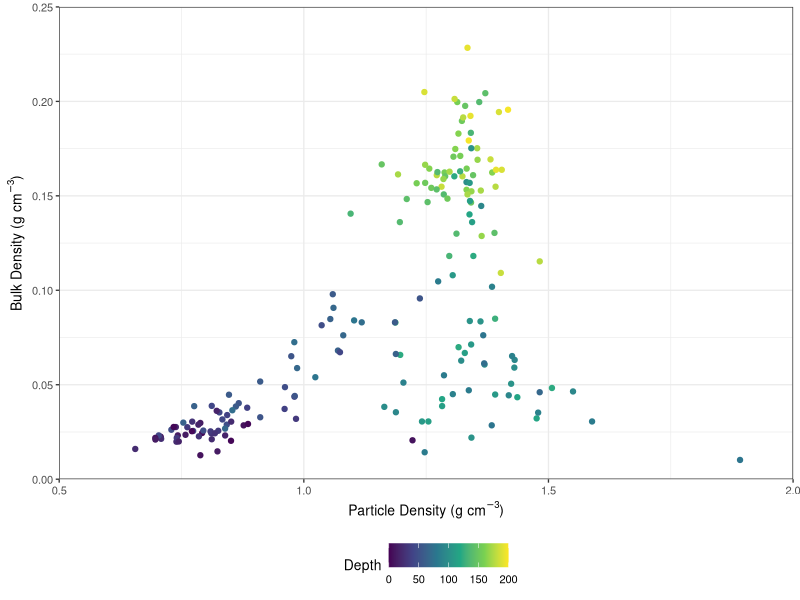
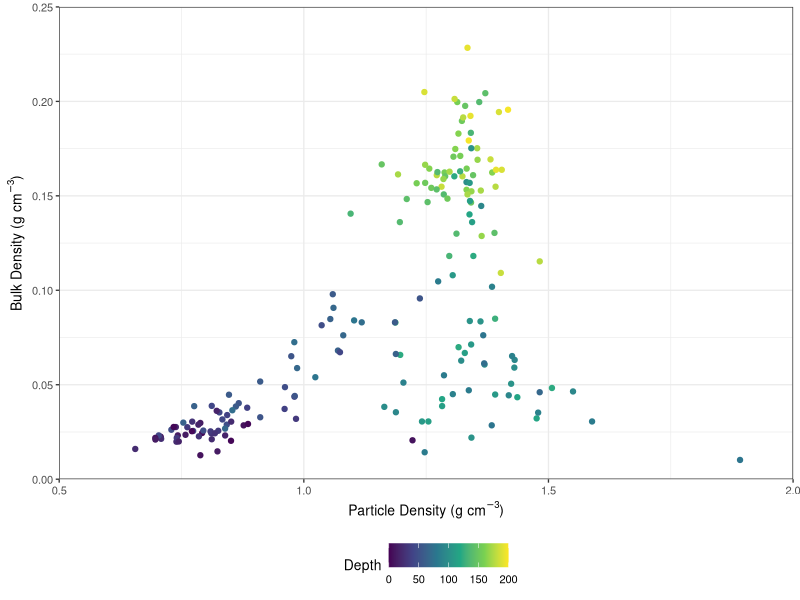

R code for these plots, in order:
#' # Load Libraries

library(tidyverse)
library(patchwork)

#' # Read in data 
data <-  read_csv("Data.csv") 

p <- ggplot(data =  data, aes(x = particle_density_g_cm3, y = bulk_density_g_cm3, colour = mid_depth)) +
  geom_point() +
  theme_bw(base_size = 10) +
  labs(x = expression(paste("Particle Density (", g~cm^{-3}, ")")), y = expression(paste("Bulk Density (", g~cm^{-3}, ")")), colour = "Depth") +
  scale_colour_viridis_c(limits = c(0,200), breaks = seq(0,200, 50)) +
  scale_x_continuous(limits = c(0.5,2), breaks = seq(0.5, 2, 0.5), expand = c(0,0)) +
  scale_y_continuous(limits = c(0,0.25), breaks = seq(0, 0.25, 0.05), expand = c(0,0)) +
  theme(legend.position = "bottom")
p


ggsave(plot = p, filename = "Figure S5.png", height = 100, width = 84, units = "mm", dpi = 600)
